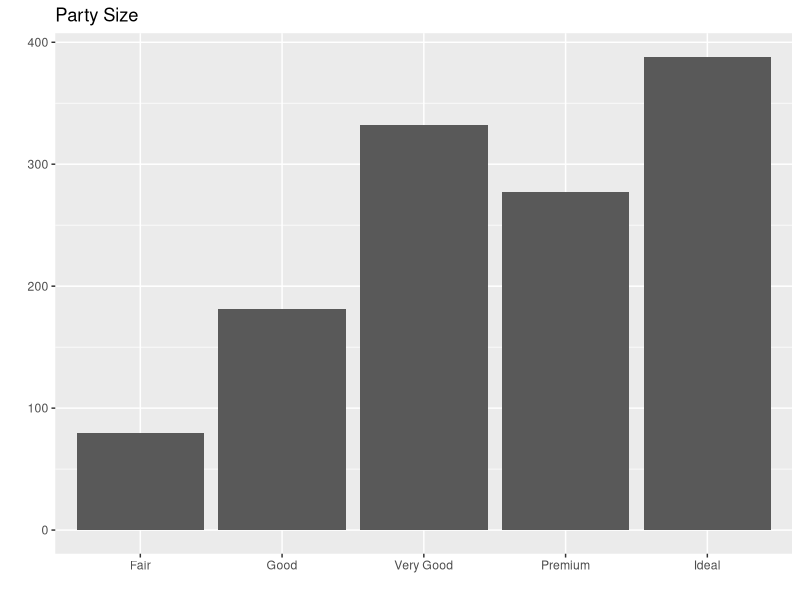

This figure's R source:
## ---- chunk 1
knitr::opts_chunk$set(echo = TRUE)
library(tidyverse)
library(knitr)
library(broom)
## ---- chunk 2
data(diamonds)

diamonds_5c <- subset(diamonds, carat == 0.5)

## ---- chunk 3
p1 <- ggplot(data = diamonds_5c, aes(x = cut)) +
  geom_bar() + 
  labs(title = "Party Size", 
       x = "", y = "")


